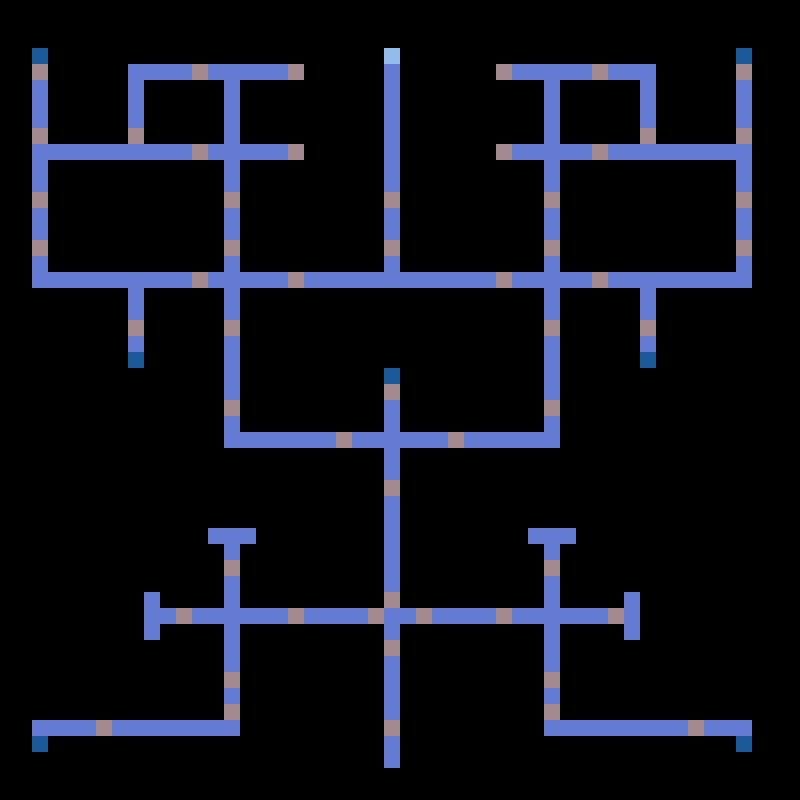

The image is a tile-based game level rendered from a .tmx file. Its description and source (layers, tilesets, objects; grid data summarised) follow:
An orthogonal 50x50 tile map with 16x16 px tiles, 1 tile layer (Graph), 3 hidden layers not drawn, 5 tilesets.

<map version="1.4" tiledversion="1.4.1" orientation="orthogonal" renderorder="right-down" width="50" height="50" tilewidth="16" tileheight="16" infinite="0" nextlayerid="7" nextobjectid="1">
 <tileset firstgid="1" source="Temple.tsx" />
 <tileset firstgid="3073" source="Emeralds.tsx" />
 <tileset firstgid="5161" source="Left Wall.tsx" />
 <tileset firstgid="5341" source="Right Wall.tsx" />
 <tileset firstgid="5525" source="Statue.tsx" />
 <layer id="1" name="Floor" width="50" height="50" visible="0">
  <data>[2500 cells, 1349 non-empty, 8 distinct tile ids]</data>
 </layer>
 <layer id="5" name="Statues" width="50" height="50" visible="0">
  <data>[2500 cells, 370 non-empty, 16 distinct tile ids]</data>
 </layer>
 <layer id="2" name="Walls and Pillars" width="50" height="50" visible="0">
  <data>[2500 cells, 1005 non-empty, 47 distinct tile ids]</data>
 </layer>
 <layer id="6" name="Graph" width="50" height="50">
  <data>[2500 cells, 1711 non-empty, 16 distinct tile ids]</data>
 </layer>
</map>
